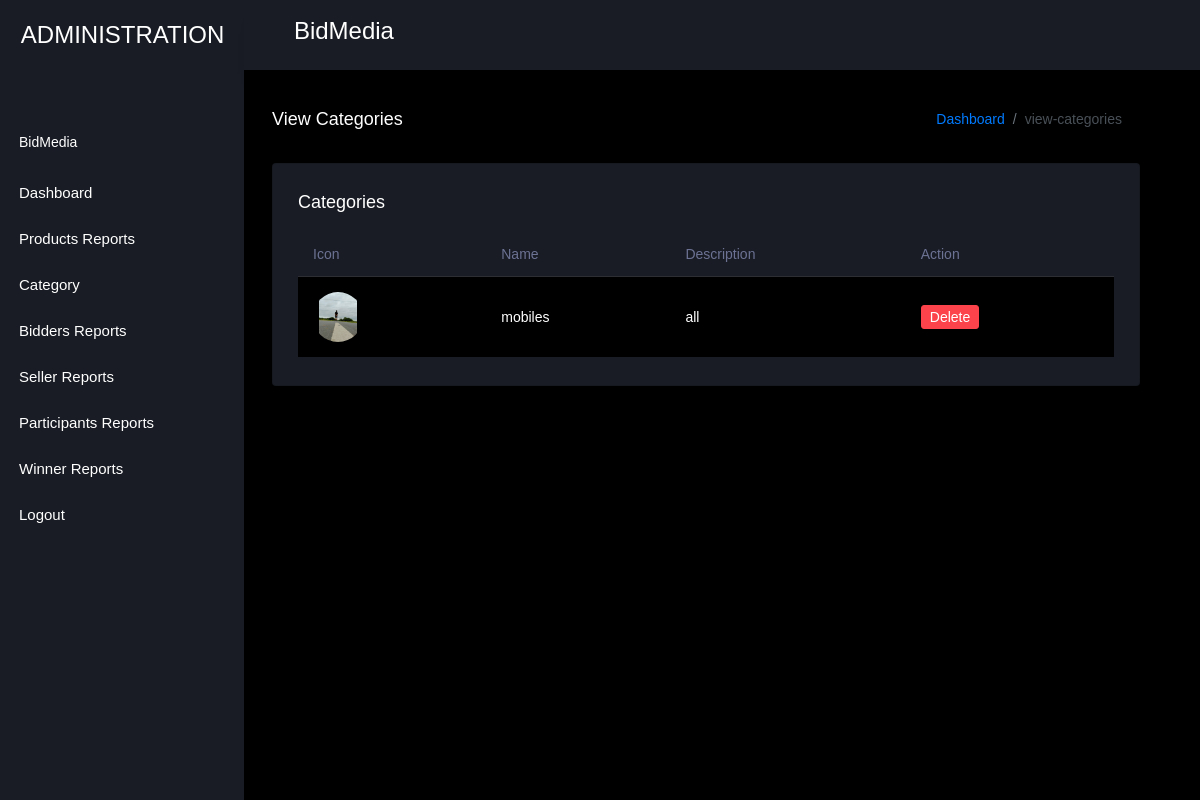
Page /view_category/ on the committed database.
### bid_app/models.py (models this page shows, shortened)
class Category(models.Model):
    name = models.CharField(max_length=100,null=True)
    icon = models.FileField(upload_to='category_icons/', null=True, blank=True)
    description = models.TextField(null=True, blank=True)

### bid_app/views.py (the view)
# urls.py: path('view_category/', View_Category, name="view_category"),
def View_Category(request):
    categories = Category.objects.all()
    return render(request, 'administration/view_category.html', {'categories': categories})

### bid_app/templates/administration/view_category.html (shortened to what this page needs)
{% extends 'administration/index.html' %}
{% load static %}
{% block body %}
<div class="main-panel">
    <div class="content-wrapper">
        <div class="page-header">
            <h3 class="page-title"> View Categories </h3>
            <nav aria-label="breadcrumb">
                <ol class="breadcrumb">
                    <li class="breadcrumb-item"><a href="#">Dashboard</a></li>
                    <li class="breadcrumb-item active" aria-current="page">view-categories</li>
                </ol>
            </nav>
        </div>
        <div class="row">
            <div class="col-lg-12 grid-margin stretch-card">
                <div class="card">
                    <div class="card-body">
                        <h4 class="card-title">Categories</h4>
                        <div class="table-responsive">
                            <table class="table table-striped">
                                <thead>
                                    <tr>
                                        <th>Icon</th>
                                        <th>Name</th>
                                        <th>Description</th>
                                        <th>Action</th>
                                    </tr>
                                </thead>
                                <tbody>
                                    {% for category in categories %}
                                    <tr>
                                        <td>
                                            {% if category.icon %}
                                            <img src="{{ category.icon.url }}" alt="{{ category.name }} icon" style="width: 50px; height: 50px; object-fit: contain;">
                                            {% else %}
                                            <span class="text-muted">No icon</span>
                                            {% endif %}
                                        </td>
                                        <td>{{ category.name }}</td>
                                        <td>
                                            {% if category.description %}
                                            {{ category.description }}
                                            {% else %}
                                            <span class="text-muted">No description</span>
                                            {% endif %}
                                        </td>
                                        <td>
                                            <a href="{% url 'delete_category' category.id %}" class="btn btn-danger btn-sm" onclick="return confirm('Are you sure you want to delete this category?')">Delete</a>
                                        </td>
                                    </tr>
                                    {% empty %}
                                    <tr>
                                        <td colspan="4" class="text-center">No categories found</td>
                                    </tr>
                                    {% endfor %}
                                </tbody>
                            </table>
                        </div>
                    </div>
                </div>
            </div>
        </div>
    </div>
</div>
{% endblock %}

### rows in the picture
Category: icon (picture), name "mobiles", description "all"
